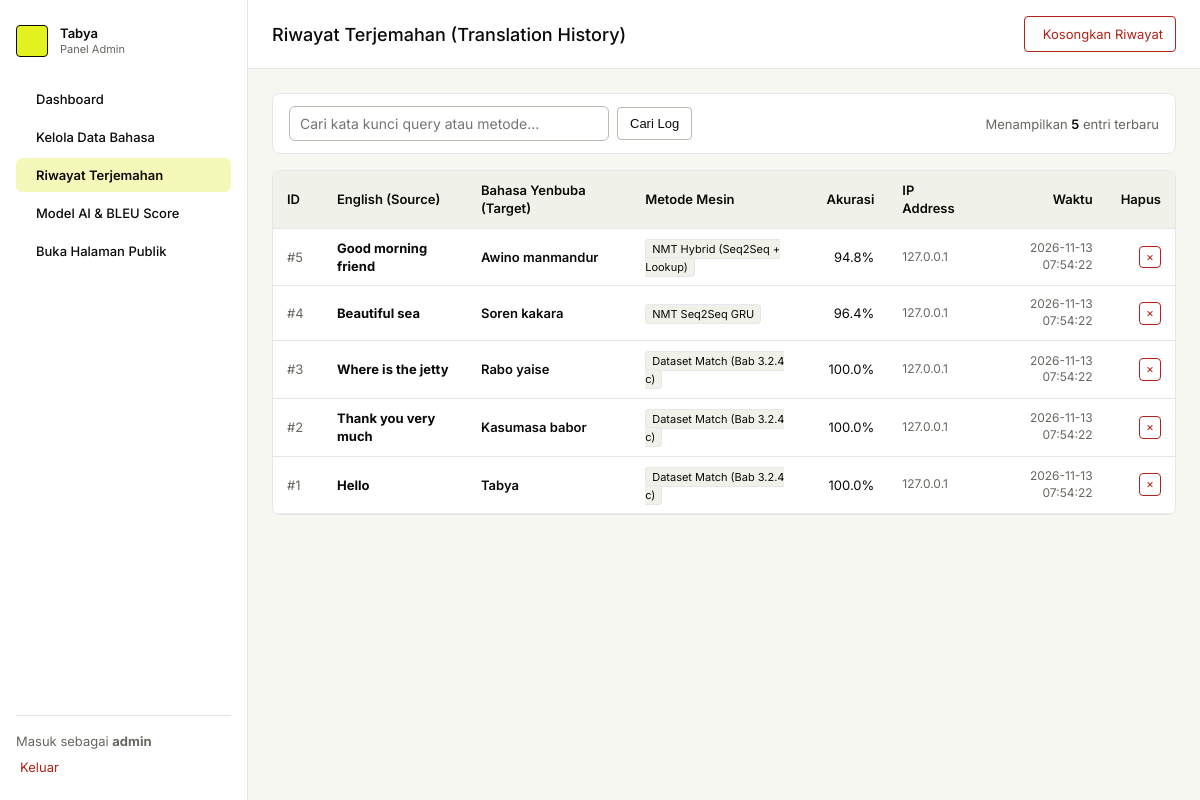
Screenshot of /admin/history.php (signed in) with the database file from the repository.
### tables this page shows
CREATE TABLE `translation_logs` (
  `id` int NOT NULL AUTO_INCREMENT,
  `source_text` text NOT NULL,
  `translated_text` text NOT NULL,
  `translation_method` varchar(50) NOT NULL DEFAULT 'NMT Seq2Seq',
  `confidence_score` decimal(5,2) DEFAULT '0.00',
  `ip_address` varchar(45) DEFAULT NULL,
  `user_agent` varchar(255) DEFAULT NULL,
  `created_at` timestamp NULL DEFAULT CURRENT_TIMESTAMP,
  PRIMARY KEY (`id`)
);

### includes/auth.php (called while the page is built, shortened)
<?php
function is_admin_logged_in() {
    return isset($_SESSION['admin_id']) && !empty($_SESSION['admin_id']);
}
function get_logged_admin() {
    return [
        'id' => $_SESSION['admin_id'],
        'username' => $_SESSION['admin_username'],
        'full_name' => $_SESSION['admin_fullname'] ?? 'Admin',
        'email' => $_SESSION['admin_email'] ?? ''
    ];
}

### admin/history.php (the view, shortened to what this page needs)
<?php
require_once __DIR__ . '/../includes/auth.php';
$admin = get_logged_admin();
$conn = get_db_connection();
$search = trim($_GET['q'] ?? '');
$sql = "SELECT id, source_text, translated_text, translation_method, confidence_score, ip_address, created_at FROM translation_logs WHERE 1=1";
$sql .= " ORDER BY id DESC LIMIT 100";
$stmt = $conn->prepare($sql);
$stmt->execute();
$logs = $stmt->get_result()->fetch_all(MYSQLI_ASSOC);
?>
<!DOCTYPE html>
<html lang="id">
<head>
  <link rel="stylesheet" href="../assets/css/admin.css">
</head>
<body>
  <div class="admin-shell-body">
    <aside class="admin-sidebar">
      <a href="index.php" class="sidebar-brand">
        <span class="brand-icon-sq" aria-hidden="true">
        </span>
        <div style="display: flex; flex-direction: column;">
          <span style="font-size: 13px; font-weight: 600;">Tabya</span>
          <span style="font-size: 11px; color: var(--color-text-muted);">Panel Admin</span>
        </div>
      </a>
      <nav aria-label="Navigasi admin" class="sidebar-nav">
        <a href="index.php" class="sidebar-link">
          Dashboard
        </a>
        <a href="dataset.php" class="sidebar-link">
          Kelola Data Bahasa
        </a>
        <a href="history.php" class="sidebar-link" aria-current="page">
          Riwayat Terjemahan
        </a>
        <a href="model_eval.php" class="sidebar-link">
          Model AI & BLEU Score
        </a>
        <a href="../index.php" target="_blank" class="sidebar-link">
          Buka Halaman Publik
        </a>
      </nav>
      <div class="sidebar-footer">
        <span>Masuk sebagai <strong><?= htmlspecialchars($admin['username']) ?></strong></span>
        <a href="logout.php" style="color: var(--color-danger); text-decoration: none; font-size: 13px; display: inline-flex; align-items: center; gap: 4px;">
          Keluar
        </a>
      </div>
    </aside>
    <div style="min-width: 0; display: flex; flex-direction: column;">
      <header class="admin-header">
        <div class="admin-title-area">
          <h1>Riwayat Terjemahan (Translation History)</h1>
        </div>
        <div style="display: flex; gap: 8px;">
          <a href="history.php?action=clear_all" class="btn-danger" onclick="return confirm('Kosongkan semua riwayat terjemahan?')">
            Kosongkan Riwayat
          </a>
        </div>
      </header>
      <main class="admin-content">
        <div class="admin-panel" style="margin-bottom: 16px;">
          <form action="history.php" method="GET" style="display: flex; flex-wrap: wrap; gap: 8px; padding: 12px 16px; align-items: center;">
            <input
              type="text"
              name="q"
              value="<?= htmlspecialchars($search) ?>"
              placeholder="Cari kata kunci query atau metode..."
              class="form-control"
              style="max-width: 320px;">
            <button type="submit" class="btn-secondary">
              Cari Log
            </button>
            <div style="margin-left: auto; font-size: 13px; color: var(--color-text-muted);">
              Menampilkan <span class="font-mono" style="font-weight: 600; color: var(--color-text);"><?= count($logs) ?></span> entri terbaru
            </div>
          </form>
        </div>
        <div class="admin-panel">
          <div style="overflow-x: auto;">
            <table class="admin-table">
              <thead>
                <tr>
                  <th style="width: 50px;">ID</th>
                  <th>English (Source)</th>
                  <th>Bahasa Yenbuba (Target)</th>
                  <th>Metode Mesin</th>
                  <th style="text-align: right;">Akurasi</th>
                  <th>IP Address</th>
                  <th style="text-align: right;">Waktu</th>
                  <th style="width: 50px; text-align: right;">Hapus</th>
                </tr>
              </thead>
              <tbody>
                <?php if (empty($logs)): ?>
                  <tr>
                    <td colspan="8" style="text-align: center; color: var(--color-text-muted); padding: 24px;">
                      Belum ada log terjemahan yang dicatat.
                    </td>
                  </tr>
                <?php else: ?>
                  <?php foreach ($logs as $row): ?>
                    <tr>
                      <td class="font-mono" style="color: var(--color-text-muted);">#<?= $row['id'] ?></td>
                      <td><strong><?= htmlspecialchars($row['source_text']) ?></strong></td>
                      <td style="font-weight: 600;"><?= htmlspecialchars($row['translated_text']) ?></td>
                      <td>
                        <span style="font-size: 11px; padding: 2px 6px; border-radius: var(--radius-compact); background: var(--color-surface-muted); border: 1px solid var(--color-border);">
                          <?= htmlspecialchars($row['translation_method']) ?>
                        </span>
                      </td>
                      <td class="font-mono" style="text-align: right;"><?= number_format($row['confidence_score'], 1) ?>%</td>
                      <td class="font-mono" style="font-size: 12px; color: var(--color-text-muted);"><?= htmlspecialchars($row['ip_address'] ?? '127.0.0.1') ?></td>
                      <td class="font-mono" style="font-size: 12px; color: var(--color-text-muted); text-align: right;"><?= htmlspecialchars($row['created_at']) ?></td>
                      <td style="text-align: right;">
                        <a
                          href="history.php?action=delete&id=<?= $row['id'] ?>"
                          class="btn-danger"
                          style="padding: 2px 6px; font-size: 12px;"
                          onclick="return confirm('Hapus log #<?= $row['id'] ?>?')">
                          &times;
                        </a>
                      </td>
                    </tr>
                  <?php endforeach; ?>
                <?php endif; ?>
              </tbody>
            </table>
          </div>
        </div>
      </main>
    </div>
  </div>
</body>
</html>

### assets/css/admin.css (style rules this page uses)
:root { color-scheme: light; --color-primary: #e4f222; --color-primary-hover: #c9d61e; --color-primary-quiet: #f4f8b8; --color-primary-text: #6e7601; --color-on-primary: #0c0a08; --color-canvas: #f7f7f2; --color-surface: #ffffff; --color-surface-muted: #f0f1e8; --color-text: #0c0a08; --color-text-muted: #66675f; --color-border: #e5e7eb; --color-border-strong: #b8baae; --color-focus-ring: #596200; --color-positive: #137a4a; --color-warning: #a65d00; --color-danger: #b42318; --font-inter: "Inter", "Helvetica Neue", Arial, sans-serif; --font-mono: "Geist Mono", "SFMono-Regular", Consolas, monospace; --radius-compact: 4px; --radius-control: 6px; --radius-card: 8px; --radius-pill: 9999px; --duration-fast: 180ms; --ease-standard: ease; }
* { box-sizing: border-box; margin: 0; padding: 0; }
body { font-family: var(--font-inter); background-color: var(--color-canvas); color: var(--color-text); font-size: 15px; line-height: 1.4; min-height: 100vh; }
a { color: inherit; text-decoration: none; }
.admin-shell-body { display: grid; grid-template-columns: 248px minmax(0, 1fr); min-height: 100vh; align-items: start; }
.admin-sidebar { display: flex; flex-direction: column; gap: 24px; padding: 24px 16px; background: var(--color-surface); border-right: 1px solid var(--color-border); min-height: 100vh; position: sticky; top: 0; }
.sidebar-brand { display: inline-flex; align-items: center; gap: 12px; }
.brand-icon-sq { display: inline-flex; align-items: center; justify-content: center; width: 32px; height: 32px; background: var(--color-primary); border: 1px solid var(--color-on-primary); border-radius: var(--radius-compact); color: var(--color-on-primary); flex-shrink: 0; }
.sidebar-nav { display: flex; flex-direction: column; gap: 4px; }
.sidebar-link { display: flex; align-items: center; gap: 8px; padding: 8px 12px; border-radius: var(--radius-control); color: var(--color-text); text-decoration: none; font-size: 13px; font-weight: 500; transition: background var(--duration-fast) var(--ease-standard); }
.sidebar-link[aria-current="page"] { background: var(--color-primary-quiet); font-weight: 600; color: var(--color-text); }
.sidebar-footer { margin-top: auto; padding-top: 16px; border-top: 1px solid var(--color-border); display: flex; flex-direction: column; gap: 8px; font-size: 13px; color: var(--color-text-muted); }
.admin-header { display: flex; align-items: center; justify-content: space-between; flex-wrap: wrap; gap: 12px; padding: 16px 24px; background: var(--color-surface); border-bottom: 1px solid var(--color-border); }
.admin-title-area { display: flex; align-items: center; gap: 12px; }
.admin-title-area h1 { font-size: 18px; font-weight: 500; margin: 0; }
.admin-content { padding: 24px; }
.admin-panel { background: var(--color-surface); border: 1px solid var(--color-border); border-radius: var(--radius-card); margin-bottom: 24px; overflow: hidden; }
.btn-secondary { display: inline-flex; align-items: center; gap: 6px; padding: 8px 12px; background: transparent; color: var(--color-text); border: 1px solid var(--color-border-strong); border-radius: var(--radius-compact); font-size: 13px; cursor: pointer; text-decoration: none; }
.btn-danger { display: inline-flex; align-items: center; gap: 6px; padding: 8px 12px; background: transparent; color: var(--color-danger); border: 1px solid var(--color-danger); border-radius: var(--radius-compact); font-size: 13px; cursor: pointer; }
.admin-table { width: 100%; border-collapse: collapse; font-size: 13px; }
.admin-table th { background: var(--color-surface-muted); color: var(--color-text); font-weight: 600; padding: 10px 14px; text-align: left; border-bottom: 1px solid var(--color-border); }
.admin-table td { padding: 10px 14px; border-bottom: 1px solid var(--color-border); color: var(--color-text); }
.form-control { width: 100%; padding: 8px 10px; border: 1px solid var(--color-border-strong); border-radius: var(--radius-control); font-size: 14px; font-family: inherit; background: #fff; }

### rows the page displays
translation_logs: id "5", source_text "Good morning friend", translated_text "Awino manmandur", translation_method "NMT Hybrid (Seq2Seq + Lookup)", confidence_score "94.8", ip_address "127.0.0.1", created_at "2026-11-13 07:54:22"
translation_logs: id "4", source_text "Beautiful sea", translated_text "Soren kakara", translation_method "NMT Seq2Seq GRU", confidence_score "96.4", ip_address "127.0.0.1", created_at "2026-11-13 07:54:22"
translation_logs: id "3", source_text "Where is the jetty", translated_text "Rabo yaise", translation_method "Dataset Match (Bab 3.2.4 c)", confidence_score "100.0", ip_address "127.0.0.1", created_at "2026-11-13 07:54:22"
translation_logs: id "2", source_text "Thank you very much", translated_text "Kasumasa babor", translation_method "Dataset Match (Bab 3.2.4 c)", confidence_score "100.0", ip_address "127.0.0.1", created_at "2026-11-13 07:54:22"
translation_logs: id "1", source_text "Hello", translated_text "Tabya", translation_method "Dataset Match (Bab 3.2.4 c)", confidence_score "100.0", ip_address "127.0.0.1", created_at "2026-11-13 07:54:22"

### other values shown
$admin['username'] "admin"
count($logs) "5"
